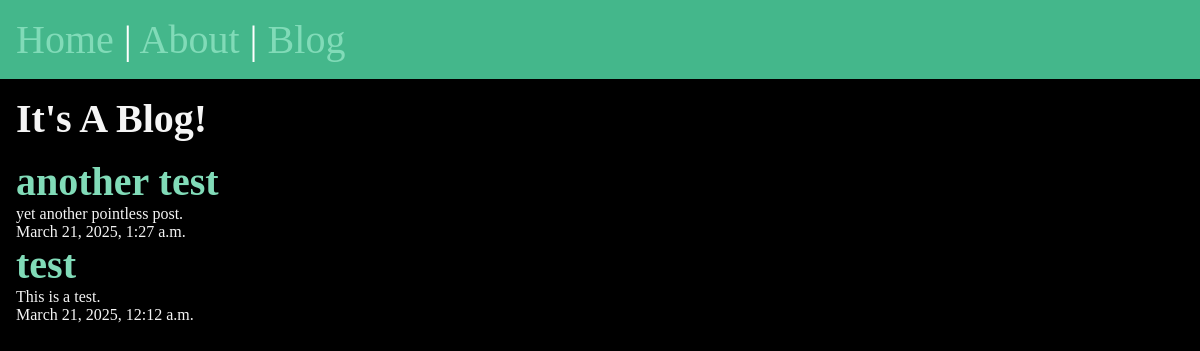
Screenshot of /blog/ with the database file from the repository.
### blog/models.py (models this page shows, shortened)
class Post(models.Model):
    title = models.CharField(max_length=74)
    body = models.TextField()
    slug = models.SlugField()
    date = models.DateTimeField(auto_now_add=True)
    banner = models.ImageField(default='fallback.png', blank=True)

### blog/views.py (the view)
# urls.py: path('', views.blog, name="blog"),
def blog(request):
    posts = Post.objects.all().order_by('-date')
    return render(request, 'blog/blog.html', {'posts': posts})

### blog/templates/blog/blog.html (shortened to what this page needs)
{% extends 'layout.html' %}
{% block content %}
    <section>
    <h1>It's A Blog!</h1>
    {% for post in posts %}
        <article class="post">
            <h2>
                <a href="{% url 'blog:page' slug=post.slug %}">
                {{ post.title }}
                </a>
            </h2>
            <p>{{ post.body }}</p>
            <p>{{ post.date }}</p>
    {% endfor %}
    </section>
{% endblock %}

### static/css/style.css (style rules this page uses)
* { margin: 0; padding: 0; box-sizing: border-box; }
body { min-height: 100vh; background-color: black; color: whitesmoke; font-size: 3rem; }
section { display: flex; flex-flow: column; gap: 1rem; }
h1, h2 { font-size: 2.5rem; }
p { font-size: 1rem; }
a { text-decoration: none; color: #81dbb8; }

### rows the page displays
Post: title "another test", body "yet another pointless post.", date "March 21, 2025, 1:27 a.m."
Post: title "test", body "This is a test.", date "March 21, 2025, 12:12 a.m."
